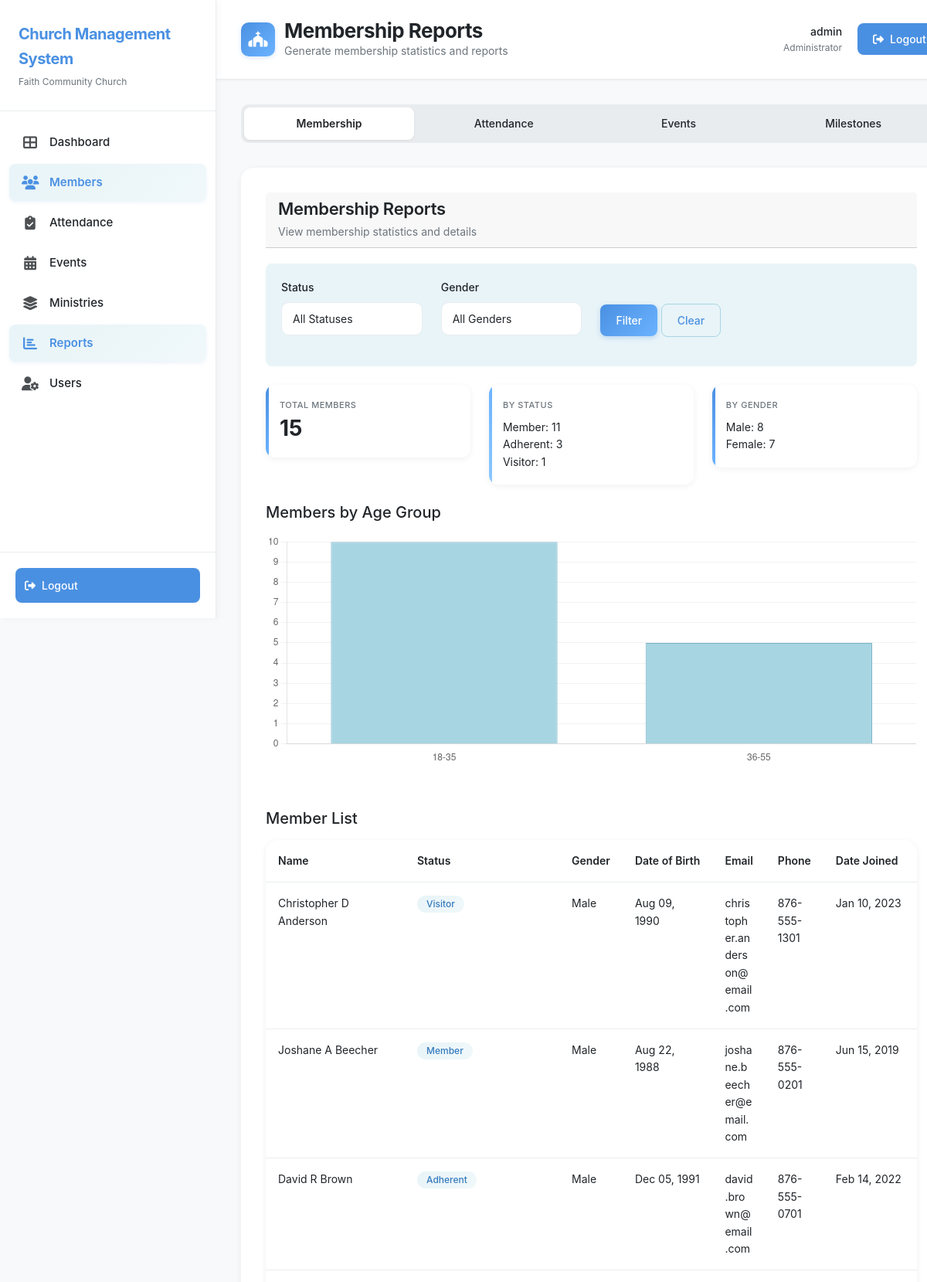
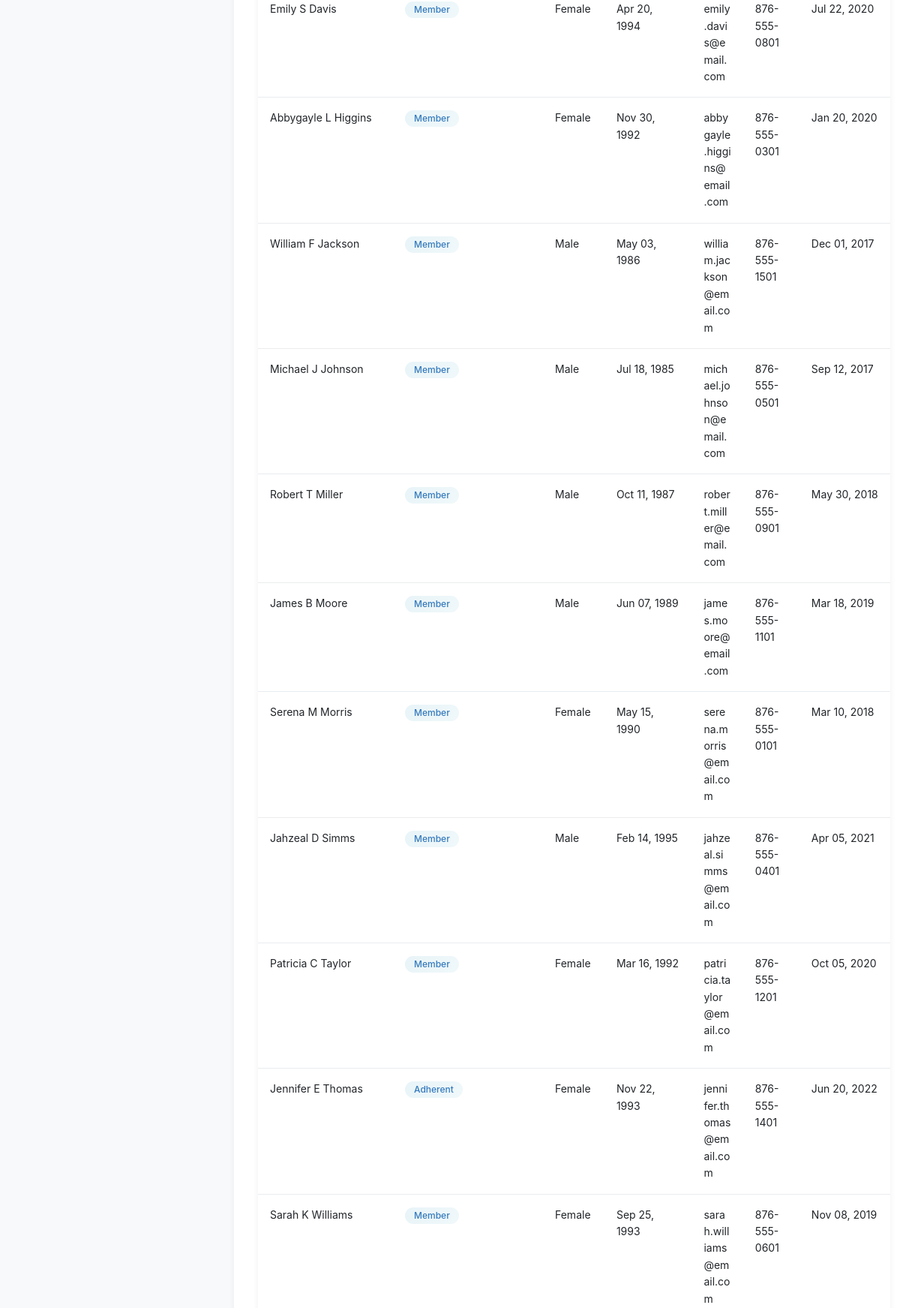
Screenshot of /reports/membership.php (signed in, upper part) with the database file from the repository (2 pictures, top to bottom).
### tables this page shows
CREATE TABLE IF NOT EXISTS Members (
  mem_id INT AUTO_INCREMENT PRIMARY KEY,
  first_name VARCHAR(50) NOT NULL,
  middle_initials VARCHAR(10),
  last_name VARCHAR(50) NOT NULL,
  dob DATE,
  gender ENUM('Male','Female','Other'),
  home_address1 VARCHAR(100),
  home_address2 VARCHAR(100),
  town VARCHAR(50),
  parish VARCHAR(50),
  contact_home VARCHAR(20),
  contact_work VARCHAR(20),
  email VARCHAR(100) UNIQUE,
  next_of_kin_name VARCHAR(100),
  next_of_kin_address VARCHAR(150),
  next_of_kin_relation VARCHAR(50),
  next_of_kin_contact VARCHAR(20),
  next_of_kin_email VARCHAR(100),
  status ENUM('Member','Adherent','Visitor') DEFAULT 'Visitor',
  date_joined DATE,
  min_id VARCHAR(5),  
  passing_date DATE
);

### config/config.php (called while the page is built, shortened)
<?php
function formatDate($date) {
    return date('M d, Y', strtotime($date));
}
?>

### reports/membership.php (the view, shortened to what this page needs)
<?php
require_once __DIR__ . '/../config/config.php';
$conn = getDBConnection();
$query = "SELECT * FROM Members WHERE 1=1";
$query .= " ORDER BY last_name, first_name";
$result = $conn->query($query);
$members = $result->fetch_all(MYSQLI_ASSOC);
$stats = [];
$stats['total'] = count($members);
$stats['by_status'] = [];
$stats['by_gender'] = [];
$result = $conn->query("SELECT status, COUNT(*) as count FROM Members GROUP BY status");
while ($row = $result->fetch_assoc()) {
    $stats['by_status'][$row['status']] = $row['count'];
}
$result = $conn->query("SELECT gender, COUNT(*) as count FROM Members WHERE gender IS NOT NULL GROUP BY gender");
while ($row = $result->fetch_assoc()) {
    $stats['by_gender'][$row['gender']] = $row['count'];
}
$result = $conn->query("
    SELECT
        CASE
            WHEN dob IS NULL THEN 'Unknown'
            WHEN TIMESTAMPDIFF(YEAR, dob, CURDATE()) < 18 THEN 'Under 18'
            WHEN TIMESTAMPDIFF(YEAR, dob, CURDATE()) BETWEEN 18 AND 35 THEN '18-35'
            WHEN TIMESTAMPDIFF(YEAR, dob, CURDATE()) BETWEEN 36 AND 55 THEN '36-55'
            WHEN TIMESTAMPDIFF(YEAR, dob, CURDATE()) BETWEEN 56 AND 70 THEN '56-70'
            ELSE 'Over 70'
        END as age_group,
        COUNT(*) as count
    FROM Members
    GROUP BY age_group
");
$ageGroups = $result->fetch_all(MYSQLI_ASSOC);
include __DIR__ . '/../includes/header.php';
?>
<div class="reports-tabs">
    <a href="<?php echo BASE_URL; ?>reports/index.php" class="report-tab active">
        Membership
    </a>
    <a href="<?php echo BASE_URL; ?>reports/attendance.php" class="report-tab">
        Attendance
    </a>
    <a href="<?php echo BASE_URL; ?>reports/events.php" class="report-tab">
        Events
    </a>
    <a href="<?php echo BASE_URL; ?>reports/ministry.php" class="report-tab">
        Milestones
    </a>
</div>
<div class="card">
    <div class="card-header">
        <div>
            <h3 class="card-title">Membership Reports</h3>
            <p class="card-subtitle">View membership statistics and details</p>
        </div>
    </div>
    <form method="GET" action="" class="mb-4" style="background: var(--pastel-blue-light); padding: 20px; border-radius: 8px;">
        <div class="row">
            <div class="col-md-3">
                <div class="form-group">
                    <label class="form-label">Status</label>
                    <select class="form-select" name="status">
                        <option value="">All Statuses</option>
                    </select>
                </div>
            </div>
            <div class="col-md-3">
                <div class="form-group">
                    <label class="form-label">Gender</label>
                    <select class="form-select" name="gender">
                        <option value="">All Genders</option>
                    </select>
                </div>
            </div>
            <div class="col-md-3">
                <button type="submit" class="btn btn-primary" style="margin-top: 32px;">Filter</button>
                <a href="<?php echo BASE_URL; ?>reports/membership.php" class="btn btn-secondary" style="margin-top: 32px;">Clear</a>
            </div>
        </div>
    </form>
    <div class="row mb-4">
        <div class="col-md-4">
            <div class="stat-card blue">
                <div class="stat-label">Total Members</div>
                <div class="stat-value"><?php echo $stats['total']; ?></div>
            </div>
        </div>
        <div class="col-md-4">
            <div class="stat-card yellow">
                <div class="stat-label">By Status</div>
                <div style="font-size: 14px; margin-top: 8px;">
                    <?php foreach ($stats['by_status'] as $status => $count): ?>
                        <div><?php echo ucfirst($status); ?>: <?php echo $count; ?></div>
                    <?php endforeach; ?>
                </div>
            </div>
        </div>
        <div class="col-md-4">
            <div class="stat-card blue">
                <div class="stat-label">By Gender</div>
                <div style="font-size: 14px; margin-top: 8px;">
                    <?php foreach ($stats['by_gender'] as $gender => $count): ?>
                        <div><?php echo $gender; ?>: <?php echo $count; ?></div>
                    <?php endforeach; ?>
                </div>
            </div>
        </div>
    </div>
    <h5 class="mb-3">Members by Age Group</h5>
    <?php if (count($ageGroups) > 0): ?>
        <div style="position: relative; height: 300px; margin-bottom: 32px;">
            <canvas id="ageGroupChart"></canvas>
        </div>
    <?php endif; ?>
    <h5 class="mb-3 mt-4">Member List</h5>
    <?php if (count($members) > 0): ?>
    <div class="table-container">
        <table class="table" id="membersTable">
            <thead>
                <tr>
                    <th>Name</th>
                    <th>Status</th>
                    <th>Gender</th>
                    <th>Date of Birth</th>
                    <th>Email</th>
                    <th>Phone</th>
                    <th>Date Joined</th>
                </tr>
            </thead>
            <tbody>
                <?php foreach ($members as $member): ?>
                <tr>
                    <td><?php echo htmlspecialchars($member['first_name'] . ' ' . ($member['middle_initials'] ? $member['middle_initials'] . ' ' : '') . $member['last_name']); ?></td>
                    <td><span class="badge badge-success"><?php echo ucfirst($member['status']); ?></span></td>
                    <td><?php echo htmlspecialchars($member['gender'] ?: '-'); ?></td>
                    <td><?php echo formatDate($member['dob']); ?></td>
                    <td><?php echo htmlspecialchars($member['email'] ?: '-'); ?></td>
                    <td><?php echo htmlspecialchars(($member['contact_home'] ?? '') ?: ($member['contact_work'] ?? '-')); ?></td>
                    <td><?php echo formatDate($member['date_joined']); ?></td>
                </tr>
                <?php endforeach; ?>
            </tbody>
        </table>
    </div>
    <?php endif; ?>
</div>
<?php if (count($ageGroups) > 0): ?>
<script>
document.addEventListener('DOMContentLoaded', function() {
    const canvas = document.getElementById('ageGroupChart');
    if (!canvas) return;
    const ageGroupCtx = canvas.getContext('2d');
    if (!ageGroupCtx) return;
    const ageGroups = <?php echo json_encode($ageGroups); ?>;
    const labels = ageGroups.map(function(g) { return g.age_group; });
    const data = ageGroups.map(function(g) { return parseInt(g.count) || 0; });
    new Chart(ageGroupCtx, {
        type: 'bar',
        data: {
            labels: labels,
            datasets: [{
                label: 'Members',
                data: data,
                backgroundColor: '#A8D5E2',
                borderColor: '#7BB3C7',
                borderWidth: 1
            }]
        },
        options: {
            responsive: true,
            maintainAspectRatio: false,
            plugins: {
                legend: {
                    display: false
                },
                tooltip: {
                    backgroundColor: 'rgba(0, 0, 0, 0.8)',
                    padding: 12,
                    titleFont: {
                        size: 14,
                        weight: 'bold'
                    },
                    bodyFont: {
                        size: 13
                    }
                }
            },
            scales: {
                y: {
                    beginAtZero: true,
                    ticks: {
                        stepSize: 1
                    },
                    grid: {
                        color: 'rgba(0, 0, 0, 0.05)'
                    }
                },
                x: {
                    grid: {
                        display: false
                    }
                }
            }
        }
    });
});
</script>
<?php endif; ?>
<?php include __DIR__ . '/../includes/footer.php'; ?>

### rows the page displays
members: first_name+middle_initials+last_name "Christopher D Anderson", status "Visitor", gender "Male", dob "Aug 09, 1990", email "christopher.anderson@email.com", contact_home "876-555-1301", date_joined "Jan 10, 2023"
members: first_name+middle_initials+last_name "Joshane A Beecher", status "Member", gender "Male", dob "Aug 22, 1988", email "joshane.beecher@email.com", contact_home "876-555-0201", date_joined "Jun 15, 2019"
members: first_name+middle_initials+last_name "David R Brown", status "Adherent", gender "Male", dob "Dec 05, 1991", email "david.brown@email.com", contact_home "876-555-0701", date_joined "Feb 14, 2022"
members: first_name+middle_initials+last_name "Emily S Davis", status "Member", gender "Female", dob "Apr 20, 1994", email "emily.davis@email.com", contact_home "876-555-0801", date_joined "Jul 22, 2020"
members: first_name+middle_initials+last_name "Abbygayle L Higgins", status "Member", gender "Female", dob "Nov 30, 1992", email "abbygayle.higgins@email.com", contact_home "876-555-0301", date_joined "Jan 20, 2020"
members: first_name+middle_initials+last_name "William F Jackson", status "Member", gender "Male", dob "May 03, 1986", email "william.jackson@email.com", contact_home "876-555-1501", date_joined "Dec 01, 2017"
members: first_name+middle_initials+last_name "Michael J Johnson", status "Member", gender "Male", dob "Jul 18, 1985", email "michael.johnson@email.com", contact_home "876-555-0501", date_joined "Sep 12, 2017"
members: first_name+middle_initials+last_name "Robert T Miller", status "Member", gender "Male", dob "Oct 11, 1987", email "robert.miller@email.com", contact_home "876-555-0901", date_joined "May 30, 2018"
members: first_name+middle_initials+last_name "James B Moore", status "Member", gender "Male", dob "Jun 07, 1989", email "james.moore@email.com", contact_home "876-555-1101", date_joined "Mar 18, 2019"
members: first_name+middle_initials+last_name "Serena M Morris", status "Member", gender "Female", dob "May 15, 1990", email "serena.morris@email.com", contact_home "876-555-0101", date_joined "Mar 10, 2018"
members: first_name+middle_initials+last_name "Jahzeal D Simms", status "Member", gender "Male", dob "Feb 14, 1995", email "jahzeal.simms@email.com", contact_home "876-555-0401", date_joined "Apr 05, 2021"
members: first_name+middle_initials+last_name "Patricia C Taylor", status "Member", gender "Female", dob "Mar 16, 1992", email "patricia.taylor@email.com", contact_home "876-555-1201", date_joined "Oct 05, 2020"
members: first_name+middle_initials+last_name "Jennifer E Thomas", status "Adherent", gender "Female", dob "Nov 22, 1993", email "jennifer.thomas@email.com", contact_home "876-555-1401", date_joined "Jun 20, 2022"
members: first_name+middle_initials+last_name "Sarah K Williams", status "Member", gender "Female", dob "Sep 25, 1993", email "sarah.williams@email.com", contact_home "876-555-0601", date_joined "Nov 08, 2019"

### other values shown
$pageTitle "Membership Reports"
$pageSubtitle "Generate membership statistics and reports"
$_SESSION['username'] "admin"
$_SESSION['role_name'] "Administrator"
$stats['total'] "15"
$status "Member"
$count "11"
$status "Adherent"
$count "3"
$status "Visitor"
$count "1"
$gender "Male"
$count "8"
$gender "Female"
$count "7"
